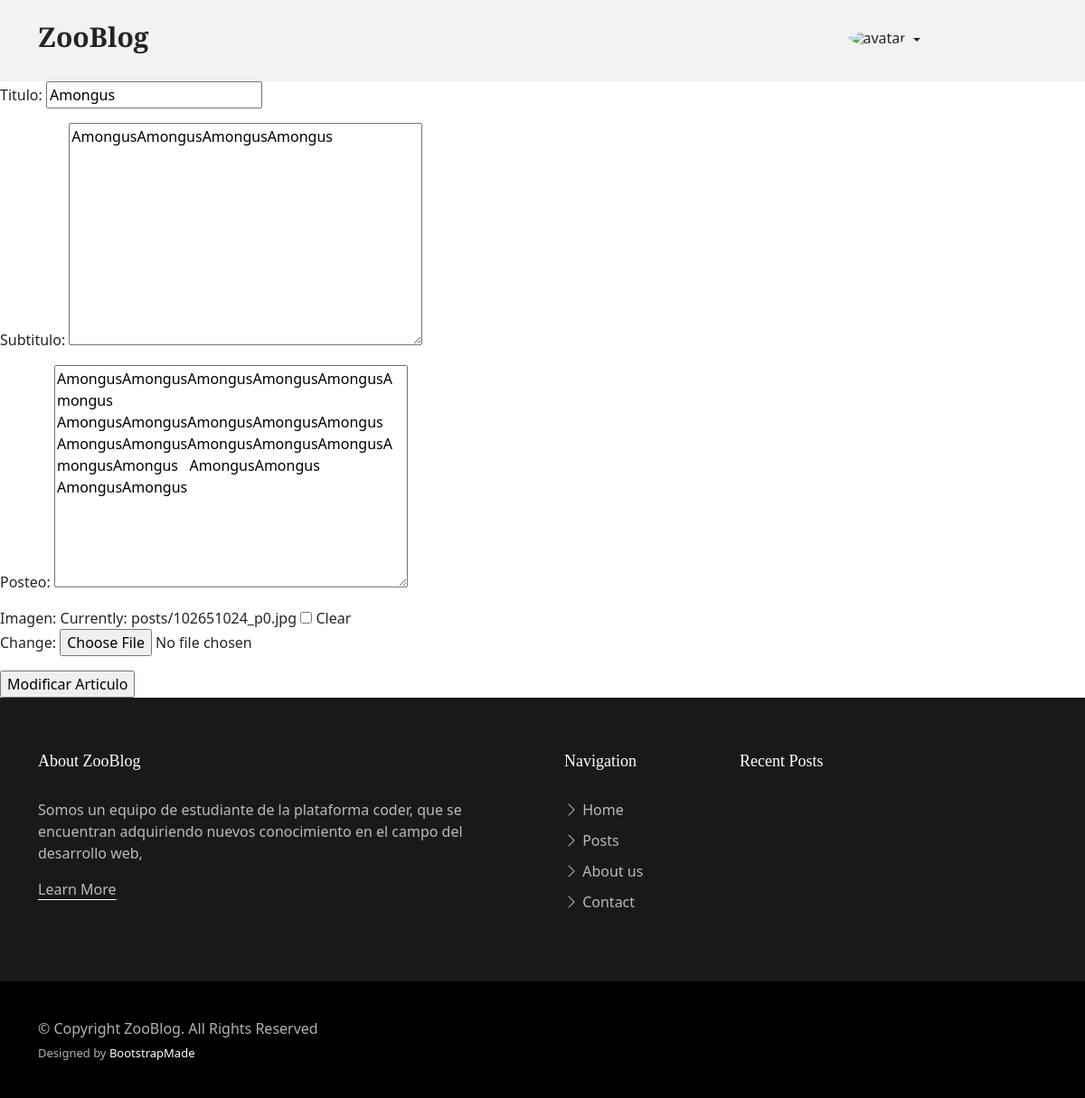
/Appzoologico/PostModificar/14 (signed in), run on an earlier commit of the app's database.
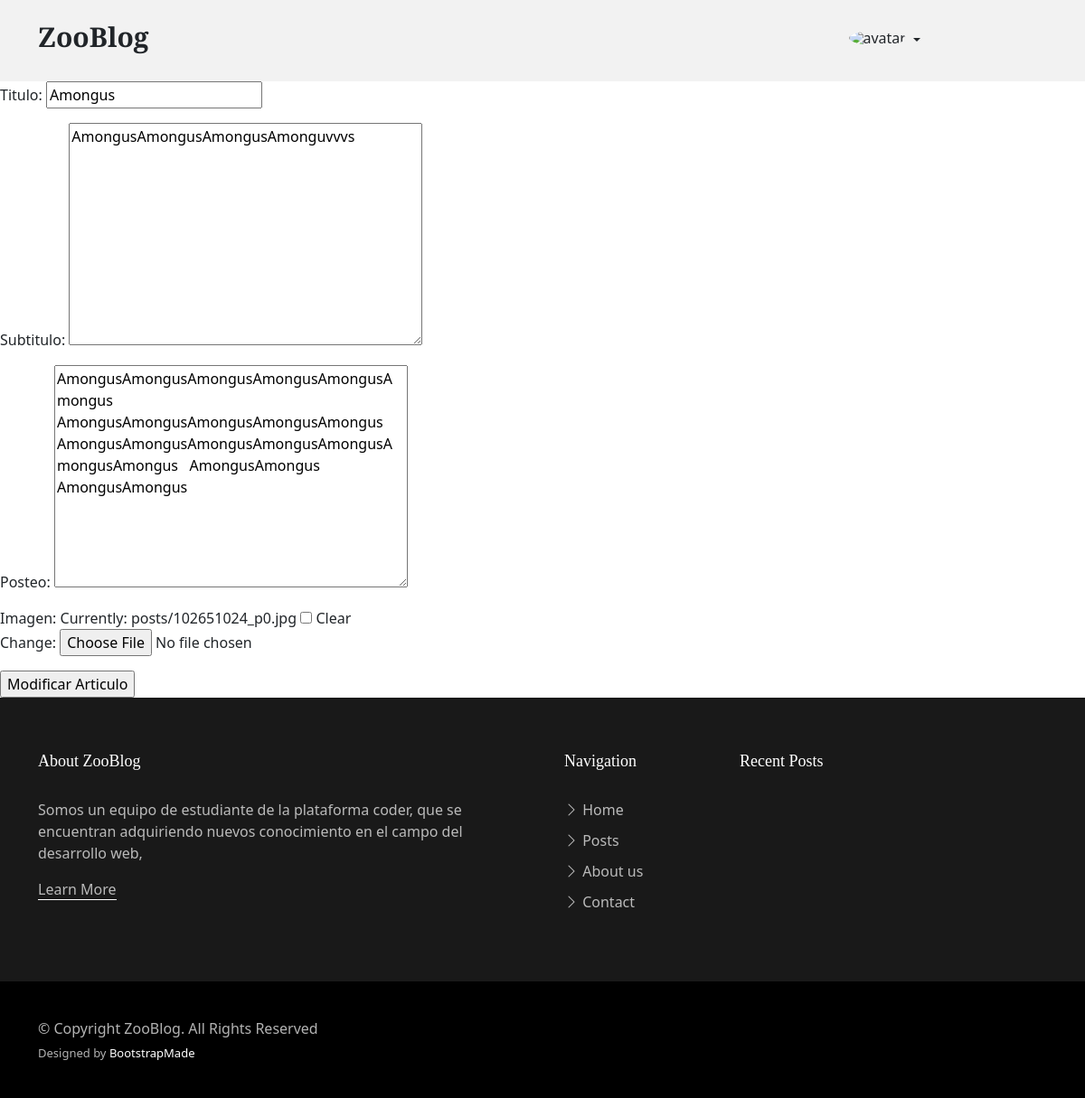
And on a later commit of the database.
### Appzoologico/models.py (models this page shows, shortened)
class Posteo(models.Model):
    titulo = models.CharField(max_length=80)
    subtitulo = models.TextField(max_length=400)
    posteo = RichTextField()
    user = models.ForeignKey(User, on_delete=models.CASCADE)
    fecha_post = models.DateTimeField(auto_now=False, auto_now_add=False)
    animal = models.CharField(default='',max_length=80)
    imagen = models.ImageField(upload_to='posts', null=True, blank = True)
    avatar_url = models.CharField(default='',max_length=100)

### Appzoologico/views.py (the view)
# urls.py: path('PostModificar/<int:id>', view_ModificarPost, name="PostModificar"),
@login_required
def view_ModificarPost(request, id):
    post = Posteo.objects.get(id=id)
    avatar = Avatar.objects.get(user = request.user)
    if request.method == "POST":
        miFormulario = Postformulario(request.POST, request.FILES) # Aqui me llega la informacion del html
        if miFormulario.is_valid():
            informacion = miFormulario.cleaned_data
            post.titulo=informacion["titulo"]
            post.subtitulo=informacion["subtitulo"]
            post.posteo=informacion["posteo"]
            try:
                print(request.FILES['imagen'])
                post.imagen.delete()
            except:
                print("")
            try:
                post.imagen = request.FILES['imagen']
            except:
                print("")
            post.save()
            return render(request, "Posts.html", {"mensaje": f'Modificado el articulo con éxito.', "imgPerfil": avatar.imagen.url})
        else:
            return render(request, "Posteos/ModificarPost.html", {"mensaje": f'Error, no se pudo modificar.', "imgPerfil": avatar.imagen.url})
    else:
        miFormulario = Postformulario(instance = post)
        return render(request, "Posteos/ModificarPost.html", {'form': miFormulario, "imgPerfil": avatar.imagen.url})

### Appzoologico/forms.py
class Postformulario(forms.ModelForm):
    class Meta:
        model= Posteo
        fields = ['titulo', 'subtitulo', 'posteo', 'imagen']

### Appzoologico/templates/Posteos/ModificarPost.html (shortened to what this page needs)
{% extends 'indexZoo.html' %}
{% load static %}
{% block Main %}
<main id="main">
  <form action="" method="POST" enctype="multipart/form-data"> {% csrf_token %}
    {{ form.as_p }}
    <input type="submit" value="Modificar Articulo">
  </form>
</main>
{% endblock %}

What changed in the data, as far as the page shows it:
changed Posteo "Amongus": subtitulo "AmongusAmongusAmongusAmongus" → "AmongusAmongusAmongusAmonguvvvs"
